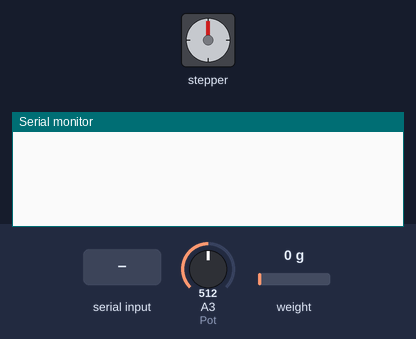
The sketch below on a simulated Arduino Uno, built with avr-gcc and run on an emulated ATmega328P. On the bench: stepper motor, the last lines printed to the serial monitor. Wiring (inferred from the names in the program): stepper motor driver (200 steps per turn assumed): step pin 12; direction pin 11. The test bench sets the inputs (shaded band); at power-on: A3 (Pot) = 512, weight on the scale 0 g.

Above: at 2.2 s.
2.3 s: "*" received over Serial
At 2.8 s:
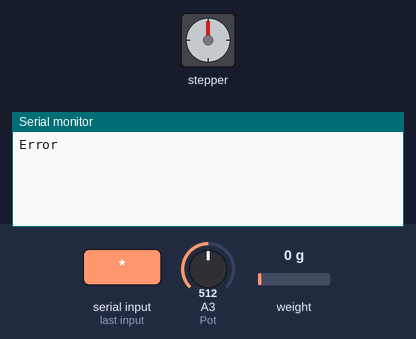
At 3.3 s:
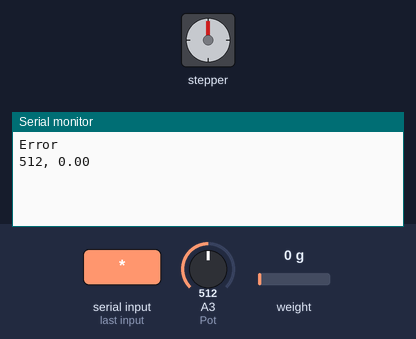

The sketch:

Load_Test.ino
```cpp
////
////    FILE: HX_plotter.ino
////  AUTHOR: Rob Tillaart
//// PURPOSE: HX711 demo
////     URL: https://github.com/RobTillaart/HX711
//
//
//#include "HX711.h"
//
//HX711 scale;
//
//uint8_t dataPin = 3;
//uint8_t clockPin = 2;
//
//uint32_t start, stop;
//volatile float f;
//
//
//void setup()
//{
//  Serial.begin(115200);
//  // Serial.println(__FILE__);
//  // Serial.print("LIBRARY VERSION: ");
//  // Serial.println(HX711_LIB_VERSION);
//  // Serial.println();
//
//  scale.begin(dataPin, clockPin);
//
//  // TODO find a nice solution for this calibration..
//  // load cell factor 20 KG
//  // scale.set_scale(127.15);
//  // load cell factor 5 KG
//  scale.set_scale(420.0983);       // TODO you need to calibrate this yourself.
//  // reset the scale to zero = 0
//  scale.tare();
//}
//
//
//void loop()
//{
//  // continuous scale 4x per second
//  f = scale.get_units(5);
//  Serial.println(f);
//  delay(250);
//}
//
//
// -- END OF FILE --
```

Complete_Code.ino
```cpp
/*     'Stretchy' Rig Control
       by Dhruv Trehan 2023
*/

#include "HX711.h"
#include <ezButton.h>

HX711 scale;

// defines pins numbers
//Step and Dir are pins on PCB
//For Stepper
#define stepPin 12
#define dirPin 11
//For Joystick
//#define VRX_pin A2
//#define VRY_pin A1
//#define SW_pin 7
//Potentiometer
#define Pot A3
//Load Cell
uint8_t dataPin = 3;
uint8_t clockPin = 2;

//Variables
//int xValue = 0;
//int yValue = 0;
uint32_t start, stop;
volatile float f;
int Total_time = 50;
String readString; //main captured String
//int Btn_State = 0;

//Initiate Joystick Button
//ezButton button (SW_pin);

void setup() {
  char *command; //Terminating Character
  // Sets the two pins as Outputs
  pinMode(stepPin, OUTPUT);
  pinMode(dirPin, OUTPUT);
  //pinMode(VRX_pin, INPUT);
  Serial.begin(115200);
  Serial.setTimeout(1);
  scale.begin(dataPin, clockPin); //Initiate Load Cell
  //button.setDebounceTime(50);

  scale.set_scale(420.0983);       // TODO you need to calibrate this yourself.
  scale.tare();

}
void forward (int D){
  digitalWrite(dirPin, HIGH); //Changes the rotations direction
  // Makes D pulses, 100 pulses is one cycle
  for (int x = 0; x < D; x++) {
    digitalWrite(stepPin, HIGH);
    delayMicroseconds(1000);
    digitalWrite(stepPin, LOW);
    delayMicroseconds(1000);
  }
}

void backward (int D){
  digitalWrite(dirPin, LOW); //Changes the rotations direction
  // Makes D pulses, 100 pulses is one cycle
  for (int x = 0; x < D; x++) {
    digitalWrite(stepPin, HIGH);
    delayMicroseconds(1000);
    digitalWrite(stepPin, LOW);
    delayMicroseconds(1000);
  }
}

void manual() { //Joystick Control

//  xValue = analogRead(VRX_pin);
//  //Serial.println(xValue);
//  // Crossover Between two directions
//  if (xValue > 400 && xValue < 520)  {
//    digitalWrite(stepPin, LOW);
//  }
//
//  // Threshold for "High/Forward" Direction
//  else if (xValue < 400)  {
//    forward(1);
//  }
//
//  // Threshold for "Low/Backward" Direction
//  else if (xValue > 530)  {
//    backward(1);
//  }
}

void test_run() {
  digitalWrite(dirPin, HIGH);

  // Spin motor slowly
  for(int x = 0; x < 200; x++){

    digitalWrite(stepPin, HIGH);
    delayMicroseconds(2000);
    digitalWrite(stepPin, LOW);
    delayMicroseconds(2000);
  }
  delay(1000); // Wait a second

  // Set motor direction counterclockwise
  digitalWrite(dirPin, LOW);

  // Spin motor quickly
  for(int x = 0; x < 200; x++)
  {
    digitalWrite(stepPin, HIGH);
    delayMicroseconds(1000);
    digitalWrite(stepPin, LOW);
    delayMicroseconds(1000);
  }
  delay(1000); // Wait a second
}

void sendData(){
    int data = analogRead(Pot); //Liinear Displacement
    f = scale.get_units(5); //Force
    // Prints (Linear Pot Output, Load Cell Output)
    Serial.print(data);
    Serial.print(", ");
    Serial.println(f);
    delay(50);
    Serial.flush();
}

void seperate (String mystring){ //Split String into commands and execute them at the same time
  while (mystring.indexOf(", ") != -1){
      int index = mystring.indexOf(", ");
      automatic(mystring.substring(0, index));
      mystring.remove(0, index + 2);
  }
  automatic(mystring);
}

void automatic (String inp) {
  //Input to switch case should be a string with a capital letter followed by a number e.g. F10 (10 should be number of pulses for more fine control)

  String Instruction = inp.substring(1) ;
  if (inp[0] == 'F') { //Forward
    forward(Instruction.toInt());
    sendData();

  }
  else if (inp[0] == 'B') {//Backwards
    backward(Instruction.toInt());
    sendData();
          //do stuff
  }
  else if (inp[0] == 'D') {//Delay
    // Don't do anything for n milliseconds
    sendData();
    //do stuff
    delay(Instruction.toInt());
  }
  else if (inp[0] =='T'){//Total time to continue sending data for after instructions recieved
    //Set Total_time
    Total_time =  Instruction.toInt()*10;
  }
  else {
    Serial.println("Error");
    delay(50);
    Serial.flush();
  }
}

void loop() {
  if (Serial.available())  {
    char c = Serial.read();  //gets one byte from serial buffer
      if (c == '*') {
        seperate(readString);
        for (int i = 0; i<Total_time; i++){ //Total_time refers to how many data points are sent for after commands are executed
          sendData();
          //do stuff
        }
      }
      else {
        readString += c; //makes the string readString
      }
  }
}


//  button.loop(); //Button
//  if (button.isPressed()){
//    Btn_State = !Btn_State; //Switch button state when pressed
//    Btn_State = 0;
//  }
//  if (Btn_State == 1){ //Manual control
//    digitalWrite(LED_BUILTIN, LOW);
//    manual();
//    //sendData();
//
//  }
//  if (Btn_State == 0){//Controlled by the Python application
//    digitalWrite(LED_BUILTIN, HIGH);
//    if (Serial.available())  {
//    char c = Serial.read();  //gets one byte from serial buffer
//      if (c == '*') {
//        seperate(readString);
//        for (int i = 0; i<Total_time; i++){ //Total_time refers to how many data points are sent for after commands are executed
//          sendData();
//          //do stuff
//        }
//       }
//      else {
//        readString += c; //makes the string readString
//    }
//
//  }
//  }
```

Pot_Test.ino
```cpp
//#define Pot A0
//
//void setup() {
//  Serial.begin(115200);
//  Serial.setTimeout(1);
//  }
//
//void loop() {
//  int data = analogRead(Pot);
//  float data_2 = 50 - (data * 50)/1023;
//  Serial.println(data_2);
//
//}
```

Measured:
- after the input at 2.3 s, the serial monitor: prints a new line at once (image 1)
